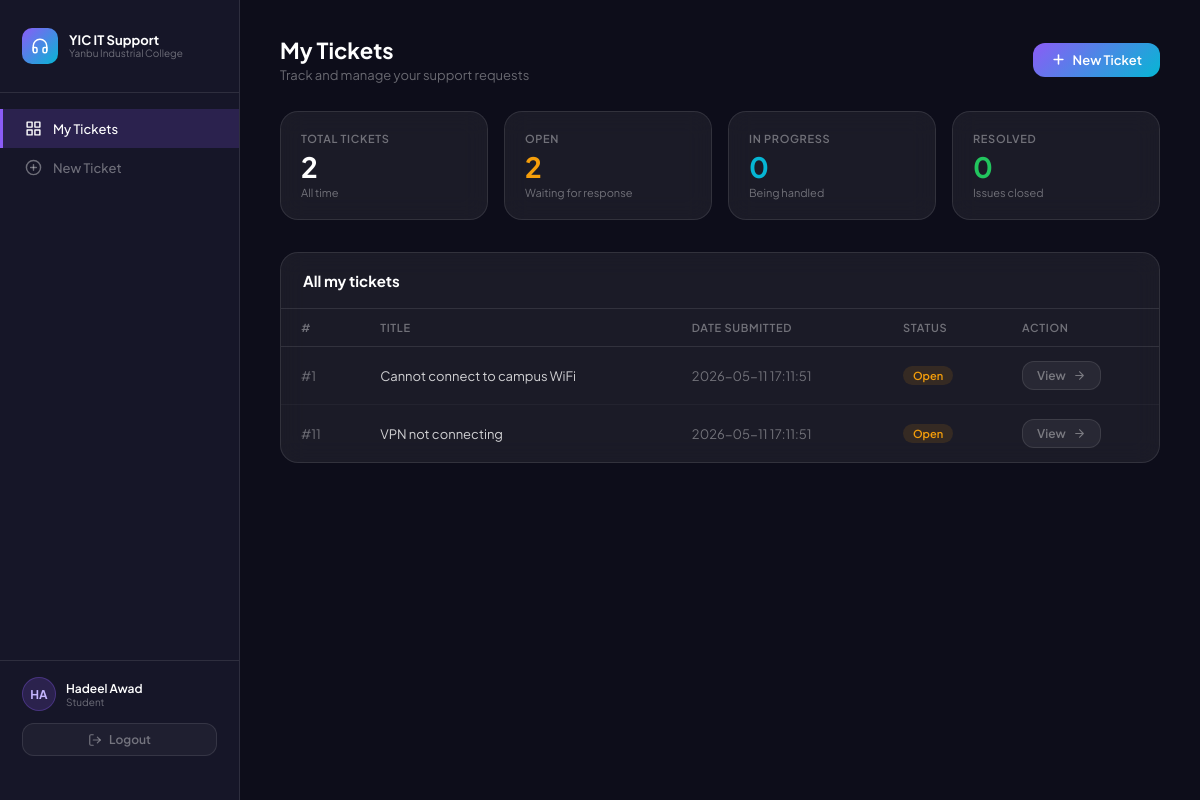
/student/dashboard.php (signed in), run on the app's committed database.
### tables this page shows
CREATE TABLE tickets (
    id INT AUTO_INCREMENT PRIMARY KEY,
    user_id INT NOT NULL,
    title VARCHAR(200) NOT NULL,
    description TEXT NOT NULL,
    category VARCHAR(50),
    priority ENUM('low', 'medium', 'high') DEFAULT 'medium',
    location VARCHAR(100),
    status ENUM('open', 'progress', 'resolved') DEFAULT 'open',
    created_at TIMESTAMP DEFAULT CURRENT_TIMESTAMP,
    updated_at TIMESTAMP DEFAULT CURRENT_TIMESTAMP ON UPDATE CURRENT_TIMESTAMP,
    FOREIGN KEY (user_id) REFERENCES users(id)
);

### student/dashboard.php (the view, shortened to what this page needs)
<?php
require '../includes/db.php';
$student_name     = $_SESSION['user_name'];
$student_initials = strtoupper(substr($student_name, 0, 1) . substr(strrchr($student_name, " "), 1, 1));
$stmt = $pdo->prepare("SELECT * FROM tickets WHERE user_id = ? ORDER BY created_at DESC");
$stmt->execute([$_SESSION['user_id']]);
$tickets = $stmt->fetchAll();
$total    = count($tickets);
$open     = count(array_filter($tickets, fn($t) => $t['status'] === 'open'));
$progress = count(array_filter($tickets, fn($t) => $t['status'] === 'progress'));
$resolved = count(array_filter($tickets, fn($t) => $t['status'] === 'resolved'));
?>
<!DOCTYPE html>
<html lang="en">
<head>
  <link rel="stylesheet" href="../css/style.css"/>
</head>
<body>
<div class="layout">
  <aside class="sidebar">
    <div class="sidebar-logo">
      <div class="sidebar-logo-icon">
        <svg viewBox="0 0 24 24" fill="none" stroke="white" stroke-width="2" stroke-linecap="round" stroke-linejoin="round">
          <path d="M3 18v-6a9 9 0 0 1 18 0v6"/>
          <path d="M21 19a2 2 0 0 1-2 2h-1a2 2 0 0 1-2-2v-3a2 2 0 0 1 2-2h3z"/>
          <path d="M3 19a2 2 0 0 0 2 2h1a2 2 0 0 0 2-2v-3a2 2 0 0 0-2-2H3z"/>
        </svg>
      </div>
      <div>
        <div class="sidebar-logo-name">YIC IT Support</div>
        <div class="sidebar-logo-college">Yanbu Industrial College</div>
      </div>
    </div>
    <nav>
      <a href="dashboard.php" class="nav-item active">
        <svg viewBox="0 0 24 24" fill="none" stroke="currentColor" stroke-width="2" stroke-linecap="round" stroke-linejoin="round">
          <rect x="3" y="3" width="7" height="7"/><rect x="14" y="3" width="7" height="7"/>
          <rect x="3" y="14" width="7" height="7"/><rect x="14" y="14" width="7" height="7"/>
        </svg>
        My Tickets
      </a>
      <a href="submit_ticket.php" class="nav-item">
        <svg viewBox="0 0 24 24" fill="none" stroke="currentColor" stroke-width="2" stroke-linecap="round" stroke-linejoin="round">
          <circle cx="12" cy="12" r="10"/>
          <line x1="12" y1="8" x2="12" y2="16"/>
          <line x1="8" y1="12" x2="16" y2="12"/>
        </svg>
        New Ticket
      </a>
    </nav>
    <div class="sidebar-bottom">
      <div class="user-info">
        <div class="user-avatar"><?php echo $student_initials; ?></div>
        <div>
          <div class="user-name"><?php echo $student_name; ?></div>
          <div class="user-role">Student</div>
        </div>
      </div>
      <a href="../logout.php">
        <button class="btn-logout">
          <svg viewBox="0 0 24 24" fill="none" stroke="currentColor" stroke-width="2" stroke-linecap="round" stroke-linejoin="round">
            <path d="M9 21H5a2 2 0 0 1-2-2V5a2 2 0 0 1 2-2h4"/>
            <polyline points="16 17 21 12 16 7"/>
            <line x1="21" y1="12" x2="9" y2="12"/>
          </svg>
          Logout
        </button>
      </a>
    </div>
  </aside>
  <main class="main">
    <div class="page-header">
      <div>
        <h1 class="page-title">My Tickets</h1>
        <p class="page-subtitle">Track and manage your support requests</p>
      </div>
      <a href="submit_ticket.php">
        <button class="btn btn-primary">
          <svg viewBox="0 0 24 24" fill="none" stroke="white" stroke-width="2.5" stroke-linecap="round" stroke-linejoin="round">
            <line x1="12" y1="5" x2="12" y2="19"/>
            <line x1="5" y1="12" x2="19" y2="12"/>
          </svg>
          New Ticket
        </button>
      </a>
    </div>
    <div class="stats-row">
      <div class="stat-card">
        <div class="stat-label">Total tickets</div>
        <div class="stat-number"><?php echo $total; ?></div>
        <div class="stat-sub">All time</div>
      </div>
      <div class="stat-card">
        <div class="stat-label">Open</div>
        <div class="stat-number" style="color: var(--status-open);"><?php echo $open; ?></div>
        <div class="stat-sub">Waiting for response</div>
      </div>
      <div class="stat-card">
        <div class="stat-label">In progress</div>
       <div class="stat-number" style="color: var(--status-progress);"><?php echo $progress; ?></div>
        <div class="stat-sub">Being handled</div>
      </div>
      <div class="stat-card">
        <div class="stat-label">Resolved</div>
        <div class="stat-number" style="color: var(--status-resolved);"><?php echo $resolved; ?></div>
        <div class="stat-sub">Issues closed</div>
      </div>
    </div>
    <div class="table-wrap">
      <div class="table-header">
        <span class="table-title">All my tickets</span>
      </div>
      <table>
        <thead>
          <tr>
            <th>#</th>
            <th>Title</th>
            <th>Date submitted</th>
            <th>Status</th>
            <th>Action</th>
          </tr>
        </thead>
        <tbody>
          <?php foreach ($tickets as $ticket): ?>
          <tr>
            <td style="color: var(--muted);">#<?php echo $ticket['id']; ?></td>
            <td><?php echo htmlspecialchars($ticket['title']); ?></td>
            <td style="color: var(--muted);"><?php echo $ticket['created_at']; ?></td>
            <td>
              <?php if ($ticket['status'] === 'open'): ?>
                <span class="badge-status badge-open">Open</span>
              <?php elseif ($ticket['status'] === 'progress'): ?>
                <span class="badge-status badge-progress">In Progress</span>
              <?php else: ?>
                <span class="badge-status badge-resolved">Resolved</span>
              <?php endif; ?>
            </td>
            <td>
              <a href="ticket_detail.php?id=<?php echo $ticket['id']; ?>">
                <button class="btn btn-ghost" style="padding: 6px 14px; font-size: 12px;">
                  View
                  <svg viewBox="0 0 24 24" fill="none" stroke="currentColor" stroke-width="2" stroke-linecap="round" stroke-linejoin="round" style="width:13px;height:13px;">
                    <path d="M5 12h14M12 5l7 7-7 7"/>
                  </svg>
                </button>
              </a>
            </td>
          </tr>
          <?php endforeach; ?>
        </tbody>
      </table>
    </div>
  </main>
</div>
</body>
</html>

### data on the page
tickets: id "1", title "Cannot connect to campus WiFi", created_at "2026-05-11 17:11:51", status "Open"
tickets: id "11", title "VPN not connecting", created_at "2026-05-11 17:11:51", status "Open"

### other printed values
$student_initials "HA"
$student_name "Hadeel Awad"
$total "2"
$open "2"
$progress "0"
$resolved "0"
